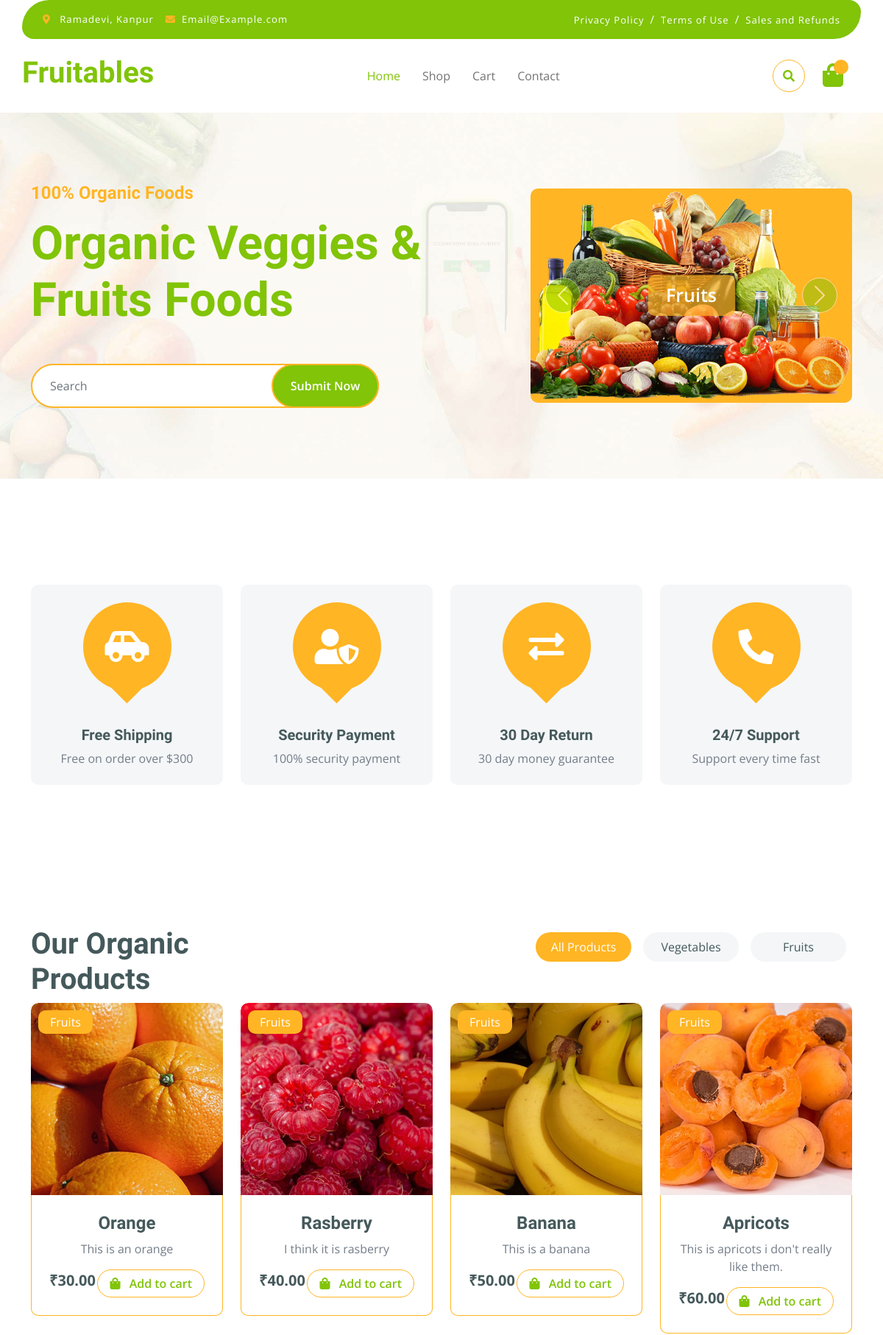
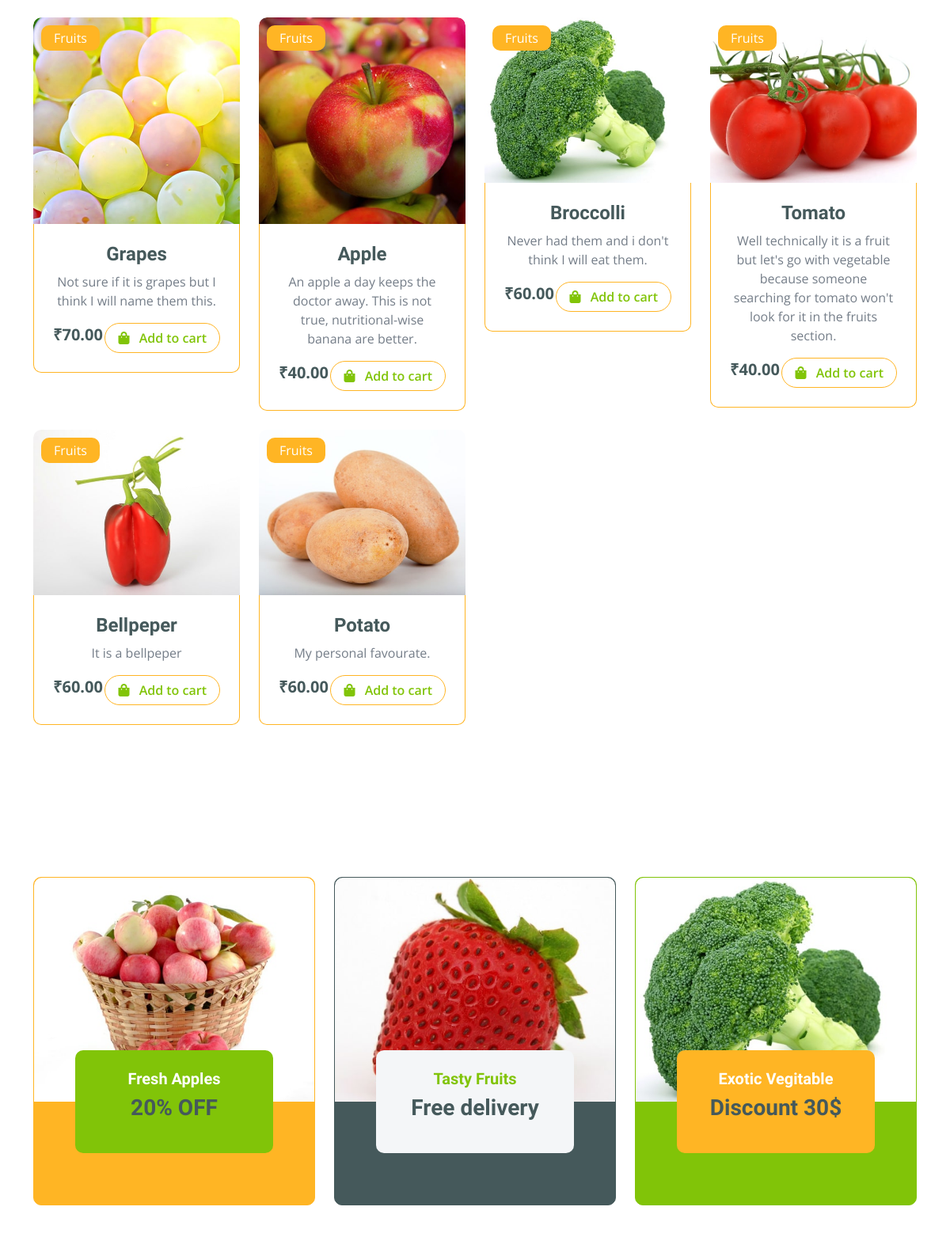
The page / (upper part) on the database its author committed (2 pictures, top to bottom).
### base/models.py (models this page shows, shortened)
class Product(models.Model):
    category = models.ForeignKey(Category, related_name='products', on_delete=models.CASCADE)
    name = models.CharField(max_length=255)
    image = models.ImageField(upload_to='products')
    description = models.TextField()
    price = models.DecimalField(max_digits=10, decimal_places=2)

### base/views.py (the view)
# urls.py: path('', home, name='home'),
def home(request):
    products = Product.objects.all()
    vegetables = Product.objects.filter(category__name="Vegetables")
    fruits = Product.objects.filter(category__name="Fruits")
    context = {'products': products,
               'vegetables': vegetables, 'fruits': fruits}
    return render(request, 'index.html', context)

### template/index.html (shortened to what this page needs)
{% extends 'main.html' %}\{% block content %}
  {% load static %}
  <div class="container-fluid py-5 mb-5 hero-header">
    <div class="container py-5">
      <div class="row g-5 align-items-center">
        <div class="col-md-12 col-lg-7">
          <h4 class="mb-3 text-secondary">100% Organic Foods</h4>
          <h1 class="mb-5 display-3 text-primary">Organic Veggies & Fruits Foods</h1>
          <div class="position-relative mx-auto">
            <input class="form-control border-2 border-secondary w-75 py-3 px-4 rounded-pill" type="number" placeholder="Search" />
            <button type="submit" class="btn btn-primary border-2 border-secondary py-3 px-4 position-absolute rounded-pill text-white h-100" style="top: 0; right: 25%;">Submit Now</button>
          </div>
        </div>
        <div class="col-md-12 col-lg-5">
          <div id="carouselId" class="carousel slide position-relative" data-bs-ride="carousel">
            <div class="carousel-inner" role="listbox">
              <div class="carousel-item active rounded">
                <img src="{% static 'img/hero-img-1.png' %}" class="img-fluid w-100 h-100 bg-secondary rounded" alt="First slide" />
                <a href="#" class="btn px-4 py-2 text-white rounded">Fruits</a>
              </div>
            </div>
            <button class="carousel-control-prev" type="button" data-bs-target="#carouselId" data-bs-slide="prev">
              <span class="carousel-control-prev-icon" aria-hidden="true"></span>
            </button>
            <button class="carousel-control-next" type="button" data-bs-target="#carouselId" data-bs-slide="next">
              <span class="carousel-control-next-icon" aria-hidden="true"></span>
            </button>
          </div>
        </div>
      </div>
    </div>
  </div>
  <div class="container-fluid featurs py-5">
    <div class="container py-5">
      <div class="row g-4">
        <div class="col-md-6 col-lg-3">
          <div class="featurs-item text-center rounded bg-light p-4">
            <div class="featurs-icon btn-square rounded-circle bg-secondary mb-5 mx-auto">
              <i class="fas fa-car-side fa-3x text-white"></i>
            </div>
            <div class="featurs-content text-center">
              <h5>Free Shipping</h5>
              <p class="mb-0">Free on order over $300</p>
            </div>
          </div>
        </div>
        <div class="col-md-6 col-lg-3">
          <div class="featurs-item text-center rounded bg-light p-4">
            <div class="featurs-icon btn-square rounded-circle bg-secondary mb-5 mx-auto">
              <i class="fas fa-user-shield fa-3x text-white"></i>
            </div>
            <div class="featurs-content text-center">
              <h5>Security Payment</h5>
              <p class="mb-0">100% security payment</p>
            </div>
          </div>
        </div>
        <div class="col-md-6 col-lg-3">
          <div class="featurs-item text-center rounded bg-light p-4">
            <div class="featurs-icon btn-square rounded-circle bg-secondary mb-5 mx-auto">
              <i class="fas fa-exchange-alt fa-3x text-white"></i>
            </div>
            <div class="featurs-content text-center">
              <h5>30 Day Return</h5>
              <p class="mb-0">30 day money guarantee</p>
            </div>
          </div>
        </div>
        <div class="col-md-6 col-lg-3">
          <div class="featurs-item text-center rounded bg-light p-4">
            <div class="featurs-icon btn-square rounded-circle bg-secondary mb-5 mx-auto">
              <i class="fa fa-phone-alt fa-3x text-white"></i>
            </div>
            <div class="featurs-content text-center">
              <h5>24/7 Support</h5>
              <p class="mb-0">Support every time fast</p>
            </div>
          </div>
        </div>
      </div>
    </div>
  </div>
  <div class="container-fluid fruite py-5">
    <div class="container py-5">
      <div class="tab-class text-center">
        <div class="row g-4">
          <div class="col-lg-4 text-start">
            <h1>Our Organic Products</h1>
          </div>
          <div class="col-lg-8 text-end">
            <ul class="nav nav-pills d-inline-flex text-center mb-5">
              <li class="nav-item">
                <a class="d-flex m-2 py-2 bg-light rounded-pill active" data-bs-toggle="pill" href="#tab-1"><span class="text-dark" style="width: 130px;">All Products</span></a>
              </li>
              <li class="nav-item">
                <a class="d-flex py-2 m-2 bg-light rounded-pill" data-bs-toggle="pill" href="#tab-2"><span class="text-dark" style="width: 130px;">Vegetables</span></a>
              </li>
              <li class="nav-item">
                <a class="d-flex m-2 py-2 bg-light rounded-pill" data-bs-toggle="pill" href="#tab-3"><span class="text-dark" style="width: 130px;">Fruits</span></a>
              </li>
            </ul>
          </div>
        </div>
        <div class="tab-content">
          <div id="tab-1" class="tab-pane fade show p-0 active">
            <div class="row g-4">
              <div class="col-lg-12">
                <div class="row g-4">
                  {% for product in products %}
                    <div class="col-md-6 col-lg-4 col-xl-3">
                      <div class="rounded position-relative fruite-item">
                        <div class="fruite-img">
                          <img src="{{ product.image.url }}" class="img-fluid w-100 rounded-top" alt="" />
                        </div>
                        <div class="text-white bg-secondary px-3 py-1 rounded position-absolute" style="top: 10px; left: 10px;">Fruits</div>
                        <div class="p-4 border border-secondary border-top-0 rounded-bottom">
                          <h4>{{ product.name }}</h4>
                          <p>{{ product.description }}</p>
                          <div class="d-flex justify-content-between flex-lg-wrap">
                            <p class="text-dark fs-5 fw-bold mb-0">₹{{ product.price }}</p>
                            <a href="#" class="btn border border-secondary rounded-pill px-3 text-primary"><i class="fa fa-shopping-bag me-2 text-primary"></i> Add to cart</a>
                          </div>
                        </div>
                      </div>
                    </div>
                  {% endfor %}
                </div>
              </div>
            </div>
          </div>
        </div>
      </div>
    </div>
  </div>
  <div class="container-fluid service py-5">
    <div class="container py-5">
      <div class="row g-4 justify-content-center">
        <div class="col-md-6 col-lg-4">
          <a href="#">
            <div class="service-item bg-secondary rounded border border-secondary">
              <img src="{% static 'img/featur-1.jpg' %}" class="img-fluid rounded-top w-100" alt="" />
              <div class="px-4 rounded-bottom">
                <div class="service-content bg-primary text-center p-4 rounded">
                  <h5 class="text-white">Fresh Apples</h5>
                  <h3 class="mb-0">20% OFF</h3>
                </div>
              </div>
            </div>
          </a>
        </div>
        <div class="col-md-6 col-lg-4">
          <a href="#">
            <div class="service-item bg-dark rounded border border-dark">
              <img src="{% static 'img/featur-2.jpg' %}" class="img-fluid rounded-top w-100" alt="" />
              <div class="px-4 rounded-bottom">
                <div class="service-content bg-light text-center p-4 rounded">
                  <h5 class="text-primary">Tasty Fruits</h5>
                  <h3 class="mb-0">Free delivery</h3>
                </div>
              </div>
            </div>
          </a>
        </div>
        <div class="col-md-6 col-lg-4">
          <a href="#">
            <div class="service-item bg-primary rounded border border-primary">
              <img src="{% static 'img/featur-3.jpg' %}" class="img-fluid rounded-top w-100" alt="" />
              <div class="px-4 rounded-bottom">
                <div class="service-content bg-secondary text-center p-4 rounded">
                  <h5 class="text-white">Exotic Vegitable</h5>
                  <h3 class="mb-0">Discount 30$</h3>
                </div>
              </div>
            </div>
          </a>
        </div>
      </div>
    </div>
  </div>
{% endblock %}

### template/main.html (shortened to what this page needs)
{% load static %}
<!DOCTYPE html>
<html lang="en">
<head>
  <link rel="stylesheet" href="https://use.fontawesome.com/releases/v5.15.4/css/all.css" />
  <link href="https://cdn.jsdelivr.net/npm/bootstrap-icons@1.4.1/font/bootstrap-icons.css" rel="stylesheet" />
  <link href="{% static 'lib/lightbox/css/lightbox.min.css' %}" rel="stylesheet" />
  <link href="{% static 'lib/owlcarousel/assets/owl.carousel.min.css' %}" rel="stylesheet" />
  <link href="{% static 'css/bootstrap.min.css' %}" rel="stylesheet" />
  <link href="{% static 'css/style.css' %}" rel="stylesheet" />
</head>
<body>
  {% include "navbar.html" %}
  {% block content %}{% endblock %}
</body>
</html>

### template/navbar.html (shortened to what this page needs)
 <div class="container-fluid fixed-top">
    <div class="container topbar bg-primary d-none d-lg-block">
        <div class="d-flex justify-content-between">
            <div class="top-info ps-2">
                <small class="me-3"><i class="fas fa-map-marker-alt me-2 text-secondary"></i> <a href="#" class="text-white">Ramadevi, Kanpur</a></small>
                <small class="me-3"><i class="fas fa-envelope me-2 text-secondary"></i><a href="#" class="text-white">Email@Example.com</a></small>
            </div>
            <div class="top-link pe-2">
                <a href="#" class="text-white"><small class="text-white mx-2">Privacy Policy</small>/</a>
                <a href="#" class="text-white"><small class="text-white mx-2">Terms of Use</small>/</a>
                <a href="#" class="text-white"><small class="text-white ms-2">Sales and Refunds</small></a>
            </div>
        </div>
    </div>
    <div class="container px-0">
        <nav class="navbar navbar-light bg-white navbar-expand-xl">
            <a href="index.html" class="navbar-brand"><h1 class="text-primary display-6">Fruitables</h1></a>
            <div class="collapse navbar-collapse bg-white" id="navbarCollapse">
                <div class="navbar-nav mx-auto">
                    <a href="{% url 'home' %}" class="nav-item nav-link active">Home</a>
                    <a href="{%url 'shop' %}" class="nav-item nav-link">Shop</a>
                    <a href="{% url 'cart' %}" class="nav-item nav-link">Cart</a>
                    <a href="" class="nav-item nav-link">Contact</a>
                </div>
                <div class="d-flex m-3 me-0">
                    <button class="btn-search btn border border-secondary btn-md-square rounded-circle bg-white me-4" data-bs-toggle="modal" data-bs-target="#searchModal"><i class="fas fa-search text-primary"></i></button>
                    <a href="{%url 'cart' %}" class="position-relative me-4 my-auto">
                        <i class="fa fa-shopping-bag fa-2x"></i>
                        <span class="position-absolute bg-secondary rounded-circle d-flex align-items-center justify-content-center text-dark px-1" style="top: -5px; left: 15px; height: 20px; min-width: 20px;"> </span>
                    </a>
                </div>
            </div>
        </nav>
    </div>
</div>

### static/css/style.css (style rules this page uses)
.btn { font-weight: 600; transition: .5s; }
.btn-square { width: 32px; height: 32px; }
.btn-md-square { width: 44px; height: 44px; }
.btn-square, .btn-sm-square, .btn-md-square, .btn-lg-square { padding: 0; display: flex; align-items: center; justify-content: center; font-weight: normal; }
.btn.border-secondary { transition: 0.5s; }
.fixed-top { transition: 0.5s; background: var(--bs-white); border: 0; }
.topbar { padding: 20px; border-radius: 230px 100px; }
.topbar .top-info { font-size: 15px; line-height: 0; letter-spacing: 1px; display: flex; align-items: center; }
.topbar .top-link { font-size: 15px; line-height: 0; letter-spacing: 1px; display: flex; align-items: center; }
.topbar .top-link a { letter-spacing: 1px; }
.navbar .navbar-nav .nav-link { padding: 10px 15px; font-size: 16px; transition: .5s; }
.navbar { height: 100px; border-bottom: 1px solid rgba(255, 255, 255, .1); }
.navbar .navbar-nav .nav-link:hover, .navbar .navbar-nav .nav-link.active, .fixed-top.bg-white .navbar .navbar-nav .nav-link:hover, .fixed-top.bg-white .navbar .navbar-nav .nav-link.active { color: var(--bs-primary); }
.hero-header { background: linear-gradient(rgba(248, 223, 173, 0.1), rgba(248, 223, 173, 0.1)), url(../img/hero-img.jpg); background-position: center center; background-repeat: no-repeat; background-size: cover; }
.carousel-item { position: relative; }
.carousel-item a { position: absolute; top: 50%; left: 50%; transform: translate(-50%, -50%); font-size: 25px; background: linear-gradient(rgba(255, 181, 36, 0.7), rgba(255, 181, 36, 0.7)); }
.carousel-control-next, .carousel-control-prev { width: 48px; height: 48px; border-radius: 48px; border: 1px solid var(--bs-white); background: var(--bs-primary); position: absolute; top: 50%; transform: translateY(-50%); }
.carousel-control-next { margin-right: 20px; }
.carousel-control-prev { margin-left: 20px; }
@media (min-width: 992px) { .hero-header, .page-header { margin-top: 152px !important; } }
.featurs .featurs-item .featurs-icon { position: relative; width: 120px; height: 120px; }
.featurs .featurs-item .featurs-icon::after { content: ""; width: 35px; height: 35px; background: var(--bs-secondary); position: absolute; bottom: -10px; transform: translate(-50%); transform: rotate(45deg); background: var(--bs-secondary); }
.service .service-item .service-content { position: relative; width: 250px; height: 130px; top: -50%; left: 50%; transform: translate(-50%, -50%); }
.fruite .tab-class .nav-item a.active { background: var(--bs-secondary) !important; }
.fruite .tab-class .nav-item a.active span { color: var(--bs-white) !important; }
.fruite .fruite-item { height: 100%; transition: 0.5s; }
.fruite .fruite-item .fruite-img { overflow: hidden; transition: 0.5s; border-radius: 10px 10px 0 0; }
.fruite .fruite-item .fruite-img img { transition: 0.5s; }

### rows shown on the page
Product: image (picture), name "Orange", description "This is an orange", price "30.00"
Product: image (picture), name "Rasberry", description "I think it is rasberry", price "40.00"
Product: image (picture), name "Banana", description "This is a banana", price "50.00"
Product: image (picture), name "Apricots", description "This is apricots i don't really like them.", price "60.00"
Product: image (picture), name "Grapes", description "Not sure if it is grapes but I think I will name them this.", price "70.00"
Product: image (picture), name "Apple", description "An apple a day keeps the doctor away. This is not true, nutritional-wise banana are better.", price "40.00"
Product: image (picture), name "Broccolli", description "Never had them and i don't think I will eat them.", price "60.00"
Product: image (picture), name "Tomato", description "Well technically it is a fruit but let's go with vegetable because someone searching for tomato won't look for it in the fruits section.", price "40.00"
Product: image (picture), name "Bellpeper", description "It is a bellpeper", price "60.00"
Product: image (picture), name "Potato", description "My personal favourate.", price "60.00"
